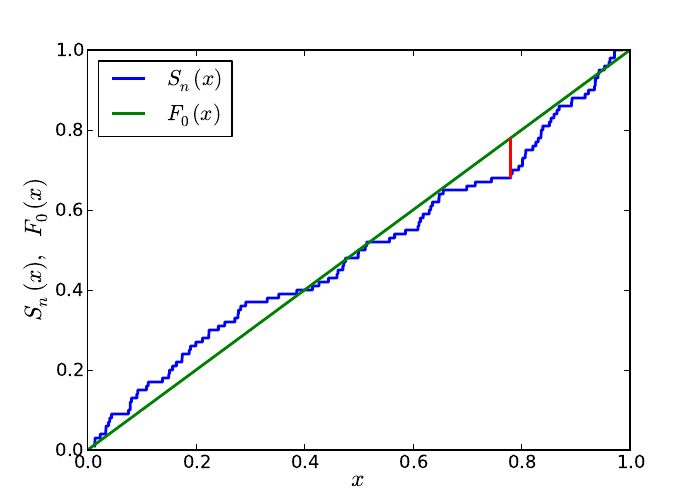

Here is the Python script that generated this plot:
import numpy as np
import scipy.stats as s
import matplotlib.pyplot as plt
from matplotlib import rc

plt.figure(figsize=(7, 5))

#rc('axes', linewidth = 2)

seed = 34
np.random.seed(seed)
plt.cla()
sample = np.random.uniform(0, 1, 100)
sample.sort()

y = [i+1 for i in range(len(sample))]
y = np.array(y)/100.

plt.step(sample, y, label='$S_n(x)$', linewidth=2)
plt.xlim = (0, 1)

xs = np.linspace(0, 1, 100)
ys = xs
plt.plot(xs, ys, '-g', label='$F_0(x)$', linewidth=2)

diff = list(np.abs(y-sample))
i = diff.index(max(diff))
x = sample[i]

plt.vlines(x, min(y[i], sample[i]), max(y[i], sample[i]), color='red', zorder=10, linewidth=2)
plt.legend(loc='best')
plt.xlabel('$x$', fontsize=17)
plt.ylabel('$S_n(x), \; F_0(x)$', fontsize=17)

fontprop = {'size': 13}
a = plt.gca()
rc('font',**fontprop)
a.set_xticklabels(a.get_xticks(), fontprop)
a.set_yticklabels(a.get_yticks(), fontprop)

print min(y[i], sample[i]) - max(y[i], sample[i])
print s.kstest(sample, 'uniform', alternative='two_sided')

#plt.show()
plt.savefig('edf' + '.pdf', bbox_inces='tight')

